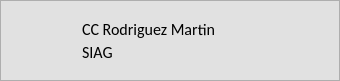
           <widget class="QFrame" name="frame_3">
            <property name="enabled">
             <bool>true</bool>
            </property>
            <property name="minimumSize">
             <size>
              <width>0</width>
              <height>81</height>
             </size>
            </property>
            <property name="maximumSize">
             <size>
              <width>16777215</width>
              <height>81</height>
             </size>
            </property>
            <property name="styleSheet">
             <string notr="true">background-color: rgb(225, 225, 225);</string>
            </property>
            <property name="frameShape">
             <enum>QFrame::StyledPanel</enum>
            </property>
            <widget class="QLabel" name="label_22">
             <property name="geometry">
              <rect>
               <x>82</x>
               <y>19</y>
               <width>141</width>
               <height>21</height>
              </rect>
             </property>
             <property name="font">
              <font>
               <family>Calibri</family>
               <pointsize>12</pointsize>
               <weight>50</weight>
               <bold>false</bold>
              </font>
             </property>
             <property name="text">
              <string>CC Rodriguez Martin</string>
             </property>
            </widget>
            <widget class="QLabel" name="label_23">
             <property name="geometry">
              <rect>
               <x>82</x>
               <y>42</y>
               <width>51</width>
               <height>21</height>
              </rect>
             </property>
             <property name="font">
              <font>
               <family>Calibri</family>
               <pointsize>12</pointsize>
              </font>
             </property>
             <property name="text">
              <string>SIAG</string>
             </property>
            </widget>
            <widget class="QLabel" name="label_24">
             <property name="geometry">
              <rect>
               <x>9</x>
               <y>8</y>
               <width>65</width>
               <height>65</height>
              </rect>
             </property>
             <property name="text">
              <string/>
             </property>
             <property name="pixmap">
              <pixmap>../imagenes/usuario_persona.png</pixmap>
             </property>
             <property name="scaledContents">
              <bool>true</bool>
             </property>
            </widget>
            <widget class="QPushButton" name="pushButton_5">
             <property name="geometry">
              <rect>
               <x>261</x>
               <y>20</y>
               <width>44</width>
               <height>44</height>
              </rect>
             </property>
             <property name="cursor">
              <cursorShape>PointingHandCursor</cursorShape>
             </property>
             <property name="toolTip">
              <string/>
             </property>
             <property name="autoFillBackground">
              <bool>false</bool>
             </property>
             <property name="styleSheet">
              <string notr="true">border-style: outset;</string>
             </property>
             <property name="text">
              <string/>
             </property>
             <property name="icon">
              <iconset>
               <normaloff>../imagenes/PTT/llamada_PTT_OFF.png</normaloff>../imagenes/PTT/llamada_PTT_OFF.png</iconset>
             </property>
             <property name="iconSize">
              <size>
               <width>44</width>
               <height>44</height>
              </size>
             </property>
             <property name="checkable">
              <bool>false</bool>
             </property>
             <property name="autoDefault">
              <bool>false</bool>
             </property>
             <property name="default">
              <bool>false</bool>
             </property>
             <property name="flat">
              <bool>false</bool>
             </property>
            </widget>
            <widget class="QPushButton" name="pushButton_10">
             <property name="enabled">
              <bool>true</bool>
             </property>
             <property name="geometry">
              <rect>
               <x>306</x>
               <y>52</y>
               <width>25</width>
               <height>25</height>
              </rect>
             </property>
             <property name="cursor">
              <cursorShape>PointingHandCursor</cursorShape>
             </property>
             <property name="toolTip">
              <string/>
             </property>
             <property name="autoFillBackground">
              <bool>false</bool>
             </property>
             <property name="styleSheet">
              <string notr="true">border-style: outset;</string>
             </property>
             <property name="text">
              <string/>
             </property>
             <property name="icon">
              <iconset>
               <normaloff>../imagenes/llamada_corte.png</normaloff>../imagenes/llamada_corte.png</iconset>
             </property>
             <property name="iconSize">
              <size>
               <width>25</width>
               <height>25</height>
              </size>
             </property>
             <property name="checkable">
              <bool>false</bool>
             </property>
             <property name="autoDefault">
              <bool>false</bool>
             </property>
             <property name="default">
              <bool>false</bool>
             </property>
             <property name="flat">
              <bool>false</bool>
             </property>
            </widget>
           </widget>
